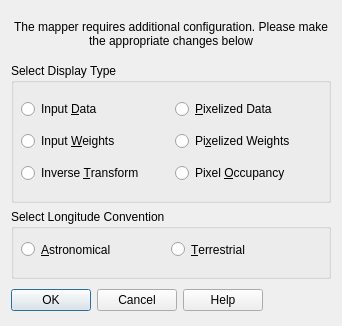
<?xml version="1.0" encoding="UTF-8"?>
<ui version="4.0">
 <class>mollweideDialog</class>
 <widget class="QDialog" name="mollweideDialog">
  <property name="geometry">
   <rect>
    <x>0</x>
    <y>0</y>
    <width>327</width>
    <height>326</height>
   </rect>
  </property>
  <property name="windowTitle">
   <string>Dialog</string>
  </property>
  <layout class="QVBoxLayout" name="verticalLayout">
   <item>
    <widget class="QLabel" name="title">
     <property name="minimumSize">
      <size>
       <width>320</width>
       <height>40</height>
      </size>
     </property>
     <property name="text">
      <string>The mapper requires additional configuration. Please make the appropriate changes below</string>
     </property>
     <property name="alignment">
      <set>Qt::AlignCenter</set>
     </property>
     <property name="wordWrap">
      <bool>true</bool>
     </property>
    </widget>
   </item>
   <item>
    <widget class="QGroupBox" name="selectionBox">
     <property name="minimumSize">
      <size>
       <width>320</width>
       <height>140</height>
      </size>
     </property>
     <property name="title">
      <string>Select Display Type</string>
     </property>
     <widget class="QWidget" name="layoutWidget">
      <property name="geometry">
       <rect>
        <x>10</x>
        <y>30</y>
        <width>301</width>
        <height>98</height>
       </rect>
      </property>
      <layout class="QGridLayout" name="gridLayout">
       <item row="0" column="0">
        <widget class="QRadioButton" name="dataButton">
         <property name="text">
          <string>Input &amp;Data</string>
         </property>
        </widget>
       </item>
       <item row="1" column="0">
        <widget class="QRadioButton" name="weightButton">
         <property name="text">
          <string>Input &amp;Weights</string>
         </property>
        </widget>
       </item>
       <item row="1" column="1">
        <widget class="QRadioButton" name="pixelWeightsButton">
         <property name="text">
          <string>Pi&amp;xelized Weights</string>
         </property>
        </widget>
       </item>
       <item row="0" column="1">
        <widget class="QRadioButton" name="pixelDataButtom">
         <property name="text">
          <string>&amp;Pixelized Data</string>
         </property>
        </widget>
       </item>
       <item row="2" column="0">
        <widget class="QRadioButton" name="inverseButton">
         <property name="text">
          <string>Inverse &amp;Transform</string>
         </property>
        </widget>
       </item>
       <item row="2" column="1">
        <widget class="QRadioButton" name="pixelOccupancyButton">
         <property name="text">
          <string>Pixel &amp;Occupancy</string>
         </property>
        </widget>
       </item>
      </layout>
     </widget>
    </widget>
   </item>
   <item>
    <widget class="QGroupBox" name="longBox">
     <property name="minimumSize">
      <size>
       <width>320</width>
       <height>70</height>
      </size>
     </property>
     <property name="title">
      <string>Select Longitude Convention</string>
     </property>
     <widget class="QRadioButton" name="astroBox">
      <property name="geometry">
       <rect>
        <x>10</x>
        <y>30</y>
        <width>111</width>
        <height>21</height>
       </rect>
      </property>
      <property name="text">
       <string>&amp;Astronomical</string>
      </property>
     </widget>
     <widget class="QRadioButton" name="terrestrialButton">
      <property name="geometry">
       <rect>
        <x>160</x>
        <y>30</y>
        <width>102</width>
        <height>21</height>
       </rect>
      </property>
      <property name="text">
       <string>&amp;Terrestrial</string>
      </property>
     </widget>
    </widget>
   </item>
   <item>
    <layout class="QHBoxLayout" name="buttonLayout">
     <item>
      <widget class="QDialogButtonBox" name="buttonBox">
       <property name="minimumSize">
        <size>
         <width>240</width>
         <height>30</height>
        </size>
       </property>
       <property name="orientation">
        <enum>Qt::Horizontal</enum>
       </property>
       <property name="standardButtons">
        <set>QDialogButtonBox::Cancel|QDialogButtonBox::Help|QDialogButtonBox::Ok</set>
       </property>
      </widget>
     </item>
     <item>
      <spacer name="horizontalSpacer">
       <property name="orientation">
        <enum>Qt::Horizontal</enum>
       </property>
       <property name="sizeHint" stdset="0">
        <size>
         <width>68</width>
         <height>20</height>
        </size>
       </property>
      </spacer>
     </item>
    </layout>
   </item>
  </layout>
 </widget>
 <resources/>
 <connections>
  <connection>
   <sender>buttonBox</sender>
   <signal>accepted()</signal>
   <receiver>mollweideDialog</receiver>
   <slot>accept()</slot>
   <hints>
    <hint type="sourcelabel">
     <x>248</x>
     <y>254</y>
    </hint>
    <hint type="destinationlabel">
     <x>157</x>
     <y>274</y>
    </hint>
   </hints>
  </connection>
  <connection>
   <sender>buttonBox</sender>
   <signal>rejected()</signal>
   <receiver>mollweideDialog</receiver>
   <slot>reject()</slot>
   <hints>
    <hint type="sourcelabel">
     <x>316</x>
     <y>260</y>
    </hint>
    <hint type="destinationlabel">
     <x>286</x>
     <y>274</y>
    </hint>
   </hints>
  </connection>
 </connections>
</ui>
